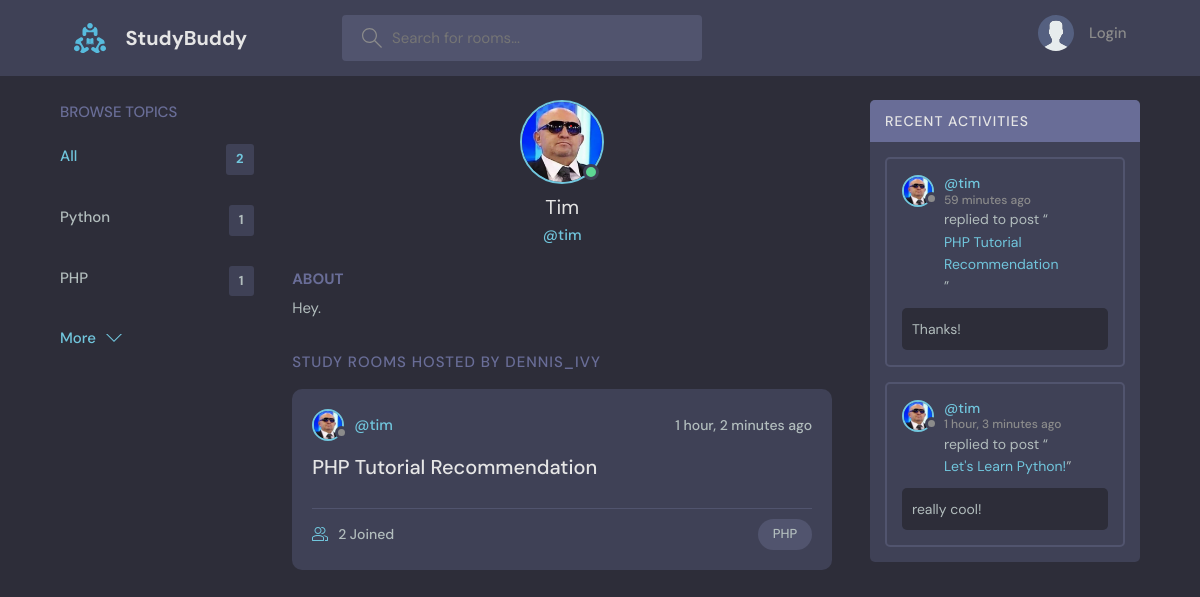
The page /profile/2 on the database its author committed.
### base/models.py (models this page shows, shortened)
class Topic(models.Model):
    name = models.CharField(max_length=200)
    updated = models.DateTimeField(auto_now=True) # Takes a snapshot of the time when the model is updated
    created = models.DateTimeField(auto_now_add=True) # Initial time when the model is createdp

class User(AbstractUser):
    name = models.CharField(null=True, max_length=255)
    email = models.EmailField(null=True, max_length=255, unique=True)
    bio = models.TextField(null=True, blank=True)
    avatar = models.ImageField(null=True, default='avatar.svg')
    USERNAME_FIELD = 'email'
    REQUIRED_FIELDS = []

class Room(models.Model):
    host = models.ForeignKey(User, on_delete=models.SET_NULL, null=True) # This will delete all the rooms created by the user when the user is deleted
    topic = models.ForeignKey(Topic, null=True, on_delete=models.SET_NULL)
    name = models.CharField(max_length=200)
    description = models.TextField(blank=True, null=True) # Difference of blank and null = blank is for form validation, null is for database validation
    participants = models.ManyToManyField(User, related_name='participants', blank=True) # This will allow us to add participants to the room
    updated = models.DateTimeField(auto_now=True) # Takes a snapshot of the time when the model is updated
    created = models.DateTimeField(auto_now_add=True) # Initial time when the model is createdp
    class Meta:
        ordering = ['-updated', '-created'] # This will order the rooms by the updated and created fields in descending order
    def __str__(self):
        return self.name

class Message(models.Model):
    user = models.ForeignKey(User, on_delete=models.CASCADE)
    room = models.ForeignKey(Room, on_delete=models.CASCADE) # This will delete all the messages in the room when the room is deleted
    body = models.TextField()
    updated = models.DateTimeField(auto_now=True) # Takes a snapshot of the time when the model is updated
    created = models.DateTimeField(auto_now_add=True) # Initial time when the model is createdp
    class Meta:
        ordering = ['-updated', '-created'] # This will order the rooms by the updated and created fields in descending order

### base/views.py (the view)
# urls.py: path('profile/<str:pk>', views.userProfile, name='user-profile'),
def userProfile(request, pk):
    user = User.objects.get(id=pk)
    rooms = user.room_set.all() # room_set: This will get all the rooms created by the user
    room_messages = user.message_set.all() # message_set: This will get all the messages sent by the user
    topics = Topic.objects.all()
    context = {'user': user, 'rooms': rooms, 'room_messages': room_messages, 'topics': topics}
    return render(request, 'base/profile.html', context)

### base/templates/base/profile.html (shortened to what this page needs)
{% extends 'main.html' %}
{% block content %}
<main class="profile-page layout layout--3">
  <div class="container">
    {% include 'base/topics_component.html' %}
    <div class="roomList">
      <div class="profile">
        <div class="profile__avatar">
          <div class="avatar avatar--large active">
            <img src="{{ user.avatar.url }}" />
          </div>
        </div>
        <div class="profile__info">
          <h3>{{ user.name }}</h3>
          <p>@{{ user.username }}</p>
        </div>
        <div class="profile__about">
          <h3>About</h3>
          <p>
            {{ user.bio }}
          </p>
        </div>
      </div>
      <div class="roomList__header">
        <div>
          <h2>Study Rooms Hosted by dennis_ivy</a>
          </h2>
        </div>
      </div>
      {% include 'base/feed_component.html' %}
    </div>
    {% include 'base/activity_component.html' %}
  </div>
</main>
{% endblock %}

### base/templates/base/topics_component.html
<div class="topics">
    <div class="topics__header">
        <h2>Browse Topics</h2>
    </div>
    <ul class="topics__list">
        <li>
            <a href="{% url 'home' %}" class="active">All <span>{{ topics.count }}</span></a>
        </li>
        {% for topic in topics %}
        <li>
            <a href="{% url 'home' %}?q={{ topic.name }}">{{ topic.name }}<span>{{ topic.room_set.all.count }}</span></a>
        </li>
        {% endfor %}
    </ul>
    <a class="btn btn--link" href="{% url 'topics' %}">
        More
        <svg version="1.1" xmlns="http://www.w3.org/2000/svg" width="32" height="32" viewBox="0 0 32 32">
            <title>chevron-down</title>
            <path d="M16 21l-13-13h-3l16 16 16-16h-3l-13 13z"></path>
        </svg>
    </a>
</div>

### base/templates/base/feed_component.html (shortened to what this page needs)
{% for room in rooms %}
<div class="roomListRoom">
    <div class="roomListRoom__header">
      <a href="{% url 'user-profile' room.host.id %}" class="roomListRoom__author">
        <div class="avatar avatar--small">
          <img src="{{ room.host.avatar.url }}" />
        </div>
        <span>@{{ room.host.username }}</span>
      </a>
      <div class="roomListRoom__actions">
        <span>{{ room.created|timesince }} ago</span>
      </div>
    </div>
    <div class="roomListRoom__content">
      <a href="{% url 'room' room.id %}">{{ room.name }}</a>
    </div>
    <div class="roomListRoom__meta">
      <a href="{% url 'room' room.id %}" class="roomListRoom__joined">
        {{ room.participants.all.count }} Joined
      </a>
      <p class="roomListRoom__topic">{{ room.topic.name }}</p>
    </div>
</div>
{% endfor %}

### base/templates/base/activity_component.html (shortened to what this page needs)
<div class="activities">
    <div class="activities__header">
        <h2>Recent Activities</h2>
    </div>
    {% for message in room_messages %}
    <div class="activities__box">
        <div class="activities__boxHeader roomListRoom__header">
            <a href="{% url 'user-profile' message.user.id %}" class="roomListRoom__author">
                <div class="avatar avatar--small">
                    <img src="{{ message.user.avatar.url }}" />
                </div>
                <p>
                    @{{ message.user.username }}
                    <span>{{ message.created|timesince }} ago</span>
                </p>
            </a>
        </div>
        <div class="activities__boxContent">
            <p>replied to post “<a href="{% url 'room' message.room.id %}">{{ message.room }}</a>”</p>
            <div class="activities__boxRoomContent">
                {{ message.body }}
            </div>
        </div>
    </div>
    {% endfor %}
</div>

### rows shown on the page
Topic: name "Python", room_set.all.count "1"
Topic: name "PHP", room_set.all.count "1"
User: avatar (picture), name "Tim", username "tim", bio "Hey."
Room: host.avatar (picture), host.username "tim", created "1 hour, 2 minutes", name "PHP Tutorial Recommendation", participants.all.count "2", topic.name "PHP"
Message: user.avatar (picture), user.username "tim", created "59 minutes", room "PHP Tutorial Recommendation", body "Thanks!"
Message: user.avatar (picture), user.username "tim", created "1 hour, 3 minutes", room "Let's Learn Python!", body "really cool!"

### other values the page prints
{{ topics.count }} "2"
